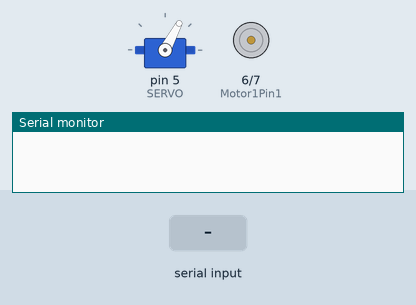
Recording of a sketch running on a simulated Arduino Uno, built with avr-gcc and run on an emulated ATmega328P. Parts: servo, motor-driver pin pairs drawn as motors (green arrow = first pin HIGH = forward, orange = second pin HIGH = backward, longer = more drive), the last lines printed to the serial monitor. The test bench sets the inputs (shaded band).

Above: at 2.2 s.
2.3 s: "A" received over the second serial link
At 3.5 s:
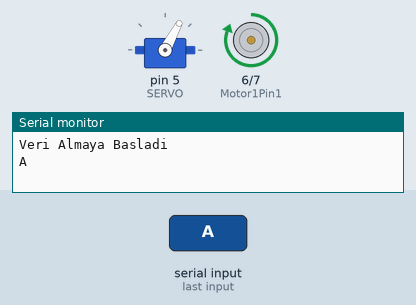
4.1 s: "B" received over the second serial link
At 4.9 s:
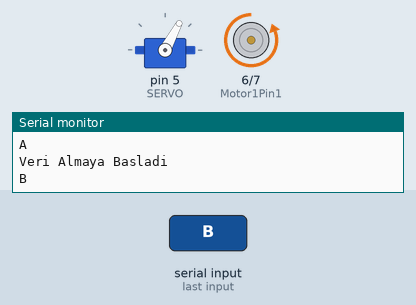
5.9 s: "D" received over the second serial link
At 7.4 s:
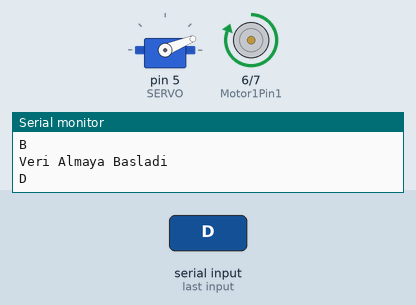
7.7 s: "E" received over the second serial link
At 8.8 s:
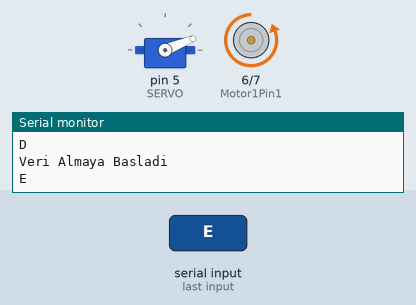
9.5 s: "F" received over the second serial link
At 10.2 s:
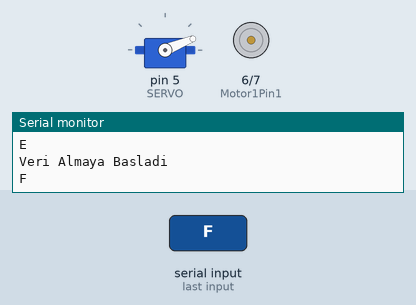
11.3 s: "X" received over the second serial link
At 12.7 s:
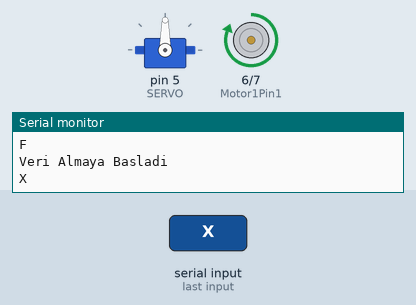
Timing chart, 0 to 14.1 s (numbered marks = the images above; inputs shaded):
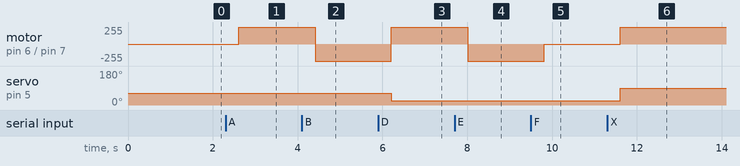

Measured:
- after the input at 2.3 s, motor on pin 6 (Motor1Pin1) / pin 7 (Motor1Pin2): stopped → forward 255/255 after 0.31 s
- after the input at 4.1 s, motor on pin 6 (Motor1Pin1) / pin 7 (Motor1Pin2): forward 255/255 → backward 255/255 after 0.31 s
- after the input at 5.9 s, motor on pin 6 (Motor1Pin1) / pin 7 (Motor1Pin2): backward 255/255 → forward 255/255 after 0.31 s; servo on pin 5 (SERVO): 62° → 22° after 0.31 s
- after the input at 7.7 s, motor on pin 6 (Motor1Pin1) / pin 7 (Motor1Pin2): forward 255/255 → backward 255/255 after 0.31 s
- after the input at 9.5 s, motor on pin 6 (Motor1Pin1) / pin 7 (Motor1Pin2): backward 255/255 → stopped after 0.31 s
- after the input at 11.3 s, motor on pin 6 (Motor1Pin1) / pin 7 (Motor1Pin2): stopped → forward 255/255 after 0.31 s; servo on pin 5 (SERVO): 22° → 90° after 0.31 s

The sketch:

ARAC_2.ino
```cpp
#include <SoftwareSerial.h>
#include <Servo.h>

SoftwareSerial mySerial(12, 13); // HC-06 RX, TX

#define Motor1Pin1  6 // pin 2 on L293D
#define Motor1Pin2  7 // pin 7 on L293D
#define SERVO       5

Servo myServo;

void setup() {
  Serial.begin(9600);
  pinMode(Motor1Pin1, OUTPUT);
  pinMode(Motor1Pin2, OUTPUT);
  mySerial.begin(9600);
  myServo.attach(SERVO);  // Servo aktif ediliyor
  Duz();
  delay(1000);
}
void loop() // Sonsuz dongu
{
  if (mySerial.available()){
    Serial.println("Veri Almaya Basladi");
    delay(300);
    char alinan = (char)mySerial.read();
    Serial.println(alinan);

    switch (alinan) {
    case 'A': //Duz İleri
      Duz();
      OnGit();
      break;
    case 'B': //Duz Geri
      Duz();
      ArkaGit();
      break;
    case 'C': //Duz Dur
      Duz();
      Dur();
      break;
    case 'D': //Sol İleri
      Sol();
      OnGit();
      break;
    case 'E': //Sol Geri
      Sol();
      ArkaGit();
      break;
    case 'F': //Sol Dur
      Sol();
      Dur();
      break;
    case 'X': //Sag İleri
      Sag();
      OnGit();
      break;
    case 'Y': //Sag Geri
      Sag();
      ArkaGit();
      break;
    case 'Z': //Sag Dur
      Sag();
      Dur();
      break;
    }
  }
}

void Sag(){
  mySerial.println("Sag");
  myServo.write(90);
}

void Sol(){
  mySerial.println("Sol");
  myServo.write(22);
}

void Duz(){
  mySerial.println("Duz");
  myServo.write(62);
}

void OnGit(){
  mySerial.println("On");
  digitalWrite(Motor1Pin1, HIGH);
  digitalWrite(Motor1Pin2, LOW);
}

void ArkaGit(){
  mySerial.println("Arka");
  digitalWrite(Motor1Pin1, LOW);
  digitalWrite(Motor1Pin2, HIGH);
}

void Dur(){
  mySerial.println("Dur");
  digitalWrite(Motor1Pin1, LOW);
  digitalWrite(Motor1Pin2, LOW);
}
```
